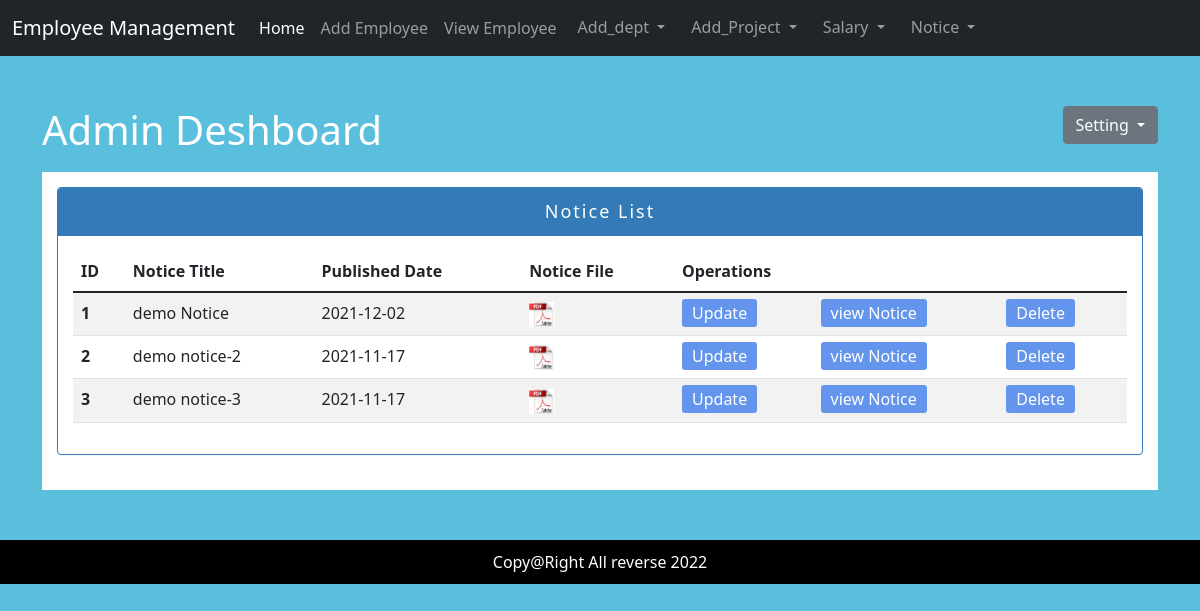
Page /view-notice.php (signed in) on the committed database.
### tables this page shows
CREATE TABLE `notice_tbl` (
  `id` int(11) NOT NULL,
  `notice_title` varchar(200) NOT NULL,
  `notice_date` varchar(200) NOT NULL,
  `image` varchar(200) NOT NULL
);

### view-notice.php (the view, shortened to what this page needs)
<?php
  include 'connection/db.php';
?>
 <?php include 'inc/header.php'; ?>
    <section style="margin-bottom: 10px;" id="">
      <div class="container">
        <?php include 'inc/sessionoutbtn.php'; ?>
      </div>
    </section>
    <section id="body">
      <div class="container">
        <div class="row">
          <div class="col-md-12">
            <div class="from-1">
               <div class="panel panel-primary">
                  <div class="panel-heading">Notice List</div>
                  <div class="panel-body">
                    <table class="table table-hover table-striped">
                      <thead>
                        <tr>
                          <th scope="col">ID</th>
                          <th scope="col">Notice Title</th>
                          <th scope="col">Published Date</th>
                          <th scope="col">Notice File</th>
                          <th colspan="2" scope="col">Operations</th>
                        </tr>
                      </thead>
                      <tbody>
                        <?php
                          $sql  = "SELECT * from notice_tbl";
                            $i = 0;
                            $result = mysqli_query($cn, $sql);
                              while ($row = mysqli_fetch_array($result)) {
                              $i++;
                          ?>
                        <tr>
                          <th scope="row"><?php echo $i ?></th>
                          <td><?php echo $row['notice_title']; ?></td>
                          <td><?php echo $row['notice_date']; ?></td>
                          <td ><a  href="details-notice.php?details=<?php echo $row['id']; ?>"><img style="width: 25px;" src="images/pdfimg.jpg"></a></td>
                          <td ><a id="btn1" href="update-notice.php?edit=<?php echo $row['id']; ?>">Update</a></td>
                          <td><a id="btn1" href="details-notice.php?details=<?php echo $row['id']; ?>">view Notice</a></td>
                          <td><a id="btn1" onclick="window.confirm('You are delete this data');" href="view-notice.php?del=<?php echo $row['id']; ?>">Delete</a></td>
                          <?php } ?>
                        </tr>
                      </tbody>
                    </table>
                  </div>
              </div>
              </div>
            </div>
          </div>
      </div>
    </section>
    <?php include 'inc/footer.php' ?>

### css/login.css (style rules this page uses)
body { background: #04C582; }
a { text-decoration: none; }

### css/style.css (style rules this page uses)
body { background: #59BFDC !important; }
#btn1 { background: cornflowerblue; color: white; padding: 3px 10px; text-decoration: none; border-radius: 3px; }
.from-1 { background: white; width: 100%; padding: 15px; margin-bottom: 20px; }
.panel-primary { border-color: #337ab7 !important; }
.panel { margin-bottom: 20px; background-color: #fff; border: 1px solid transparent; border-radius: 4px; -webkit-box-shadow: 0 1px 1px rgba(0,0,0,.05); box-shadow: 0 1px 1px rgba(0,0,0,.05); }
.panel-primary>.panel-heading { color: #fff; background-color: #337ab7; border-color: #337ab7; }
.panel-heading { padding: 10px 15px; border-bottom: 1px solid transparent; border-top-left-radius: 3px; border-top-right-radius: 3px; text-align: center; font-size: 18px; letter-spacing: 2px; }
.panel-body { padding: 15px; }

### rows in the picture
notice_tbl: notice_title "demo Notice", notice_date "2021-12-02"
notice_tbl: notice_title "demo notice-2", notice_date "2021-11-17"
notice_tbl: notice_title "demo notice-3", notice_date "2021-11-17"
